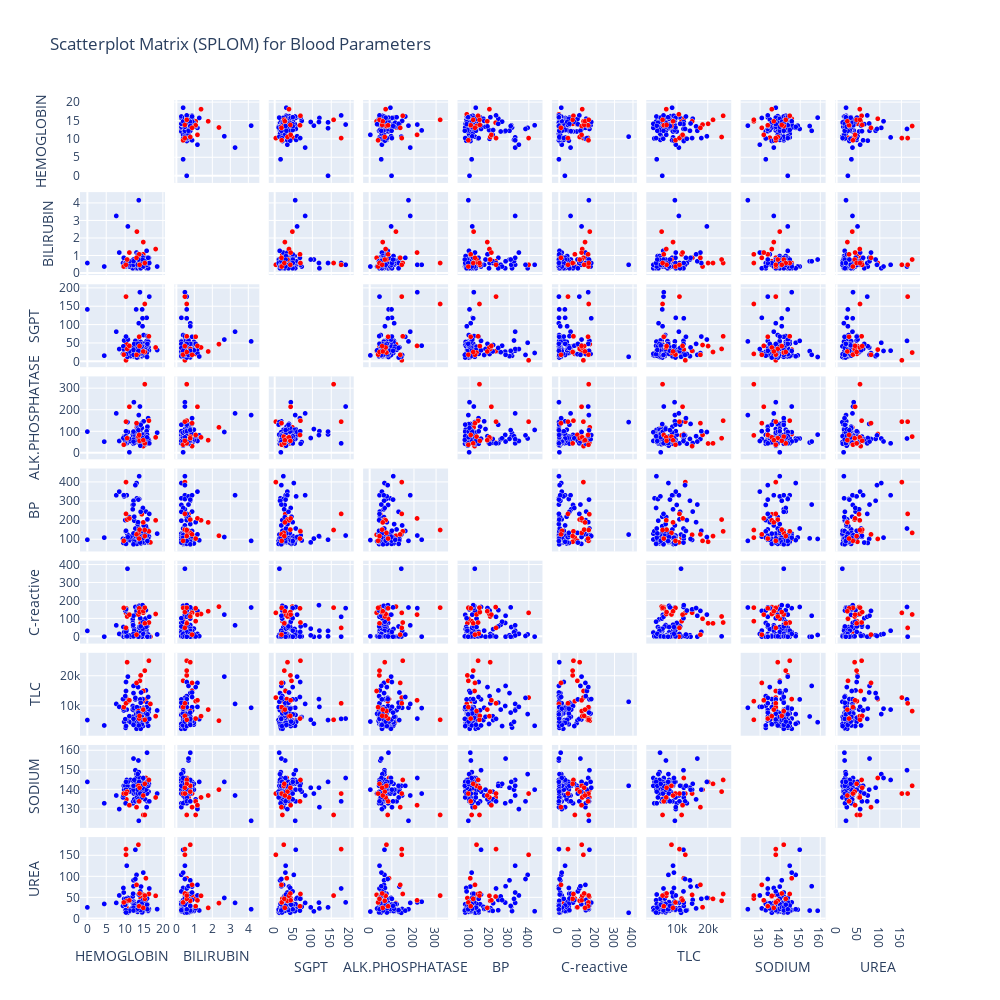

The notebook cell this image was saved under:
### Code cell
import plotly.graph_objs as go
import plotly.express as px

textd = ['Alive' if cl==0 else 'Dead' for cl in df['Outcome']]
fig = go.Figure(data=go.Splom(
                  dimensions=[dict(label='HEMOGLOBIN', values=df['HEMOGLOBIN']),
                              dict(label='BILIRUBIN', values=df['TOTAL BILIRUBIN']),
                              dict(label='SGPT', values=df['SGPT']),
                              dict(label='ALK.PHOSPHATASE', values=df['ALKALINE PHOSPHATASE']),
                              dict(label='BP', values=df['RANDOM BLOOD SUGAR']),
                              dict(label='C-reactive', values=df['C-REACTIVE PROTEINS']),
                              dict(label='TLC', values=df['TLC COUNT']),
                              dict(label='SODIUM', values=df['SODIUM']),
                              dict(label='UREA', values=df['UREA'])],
    
                  marker=dict(color=df['Outcome'],
                              size=5,
                              colorscale='Bluered',
                              line=dict(width=0.5,
                                        color='rgb(230,230,230)')),
                  text=textd,
                  diagonal=dict(visible=False)))

title = "Scatterplot Matrix (SPLOM) for Blood Parameters"
fig.update_layout(title=title,
                  dragmode='select',
                  width=1000,
                  height=1000,
                  hovermode='closest')

fig.show()

### Figure 1 — Plotly figure (JSON) as saved in the notebook; plotly's stock layout.template omitted (floating-point values rounded to 4 significant figures; data arrays with more than 128 entries replaced by an {"elided": "..."} marker saying what was removed)
{"data": [{"diagonal": {"visible": false}, "dimensions": [{"label": "HEMOGLOBIN", "values": {"elided": "187 float values"}}, {"label": "BILIRUBIN", "values": {"elided": "187 float values"}}, {"label": "SGPT", "values": {"elided": "187 float values"}}, {"label": "ALK.PHOSPHATASE", "values": {"elided": "187 float values"}}, {"label": "BP", "values": {"elided": "187 float values"}}, {"label": "C-reactive", "values": {"elided": "187 float values"}}, {"label": "TLC", "values": {"elided": "187 int values"}}, {"label": "SODIUM", "values": {"elided": "187 int values"}}, {"label": "UREA", "values": {"elided": "187 float values"}}], "marker": {"color": {"elided": "187 int values"}, "colorscale": [[0, "rgb(0,0,255)"], [1, "rgb(255,0,0)"]], "line": {"color": "rgb(230,230,230)", "width": 0.5}, "size": 5}, "text": {"elided": "187 str values"}, "type": "splom"}], "layout": {"dragmode": "select", "height": 1000, "hovermode": "closest", "title": {"text": "Scatterplot Matrix (SPLOM) for Blood Parameters"}, "width": 1000}}
